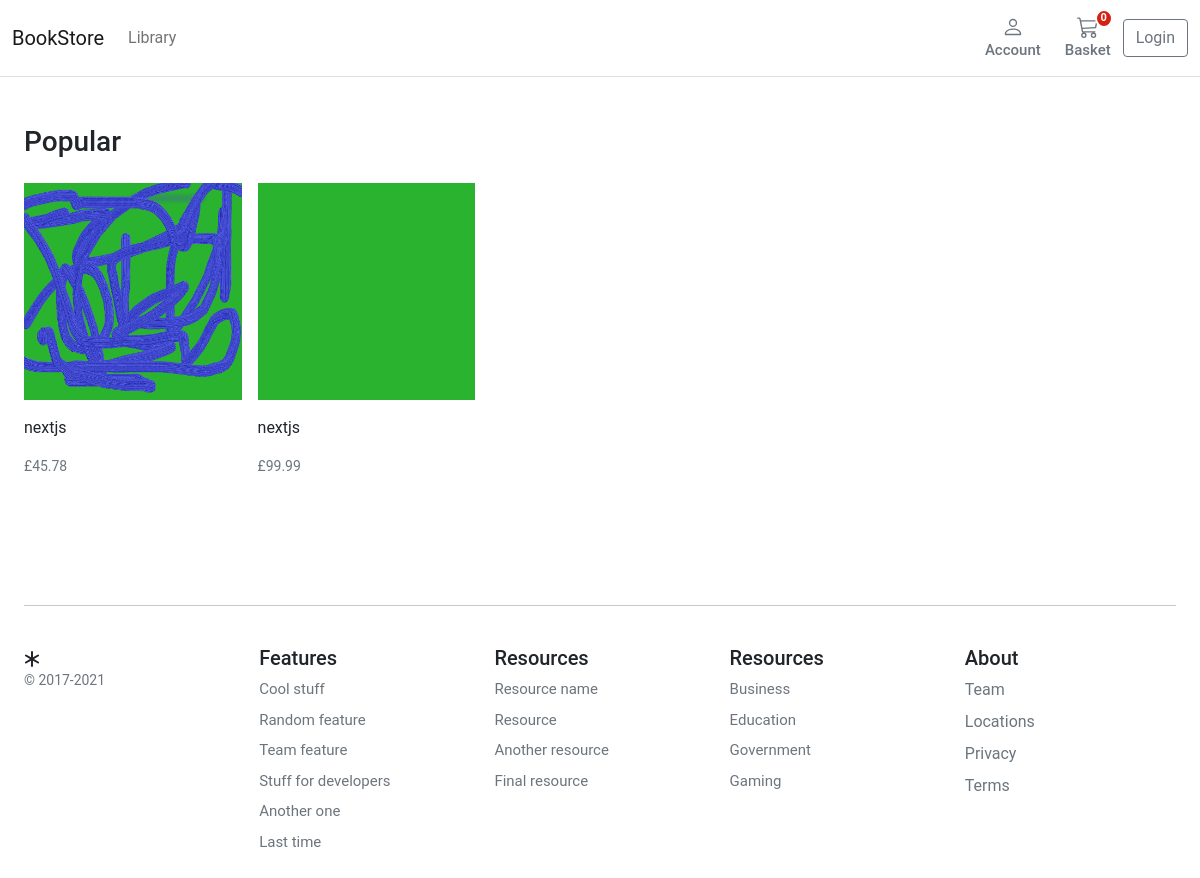
The page /shop/nextjs/ on the database as committed earlier.
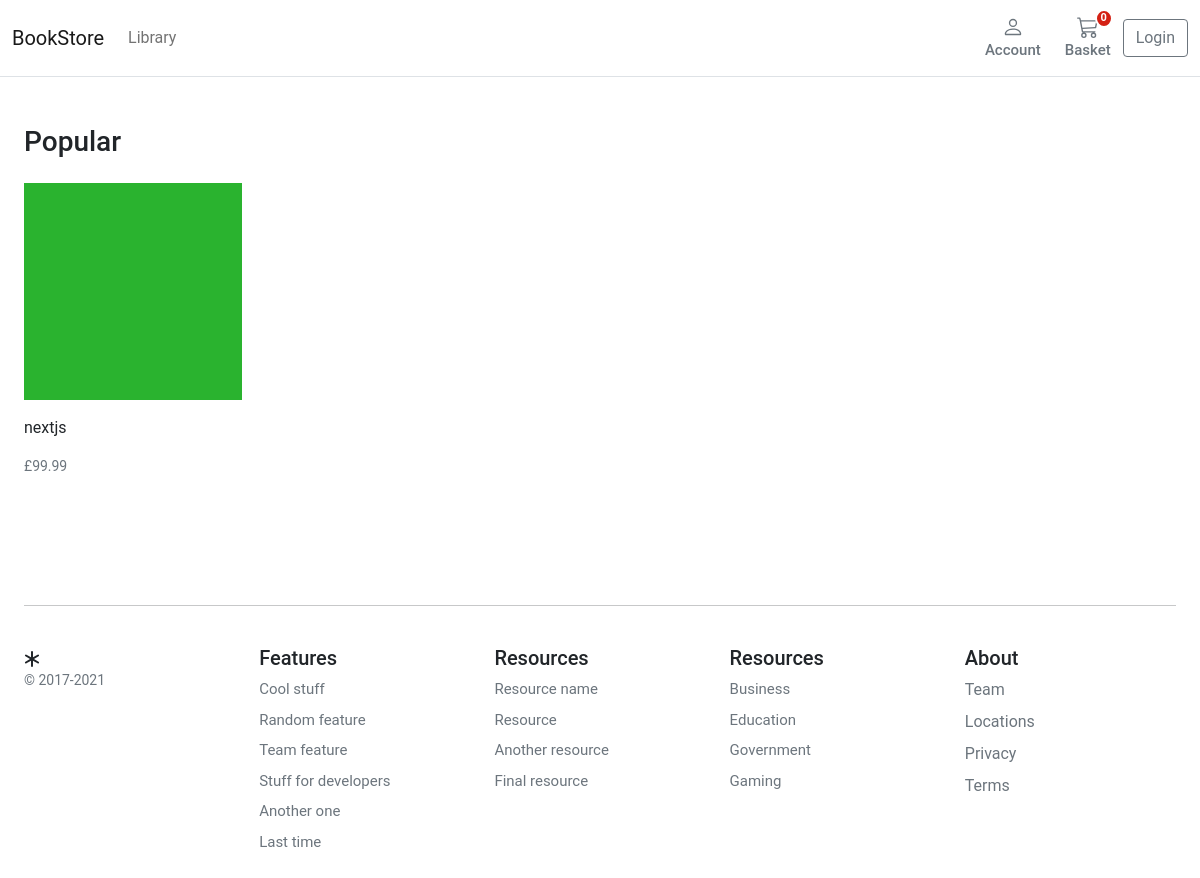
The same page on the database as committed later.
### store/models.py (models this page shows, shortened)
class Product(models.Model):
    category = models.ForeignKey(Category, related_name='product', on_delete=models.CASCADE)
    created_by = models.ForeignKey(settings.AUTH_USER_MODEL, on_delete=models.CASCADE, related_name='product_creator')
    title = models.CharField(max_length=255)
    author = models.CharField(max_length=255, default='admin')
    description = models.TextField(blank=True)
    image = models.ImageField(upload_to='images/', default='images/default.png')
    slug = models.SlugField(max_length=255)
    price = models.DecimalField(max_digits=4, decimal_places=2)
    in_stock = models.BooleanField(default=True)
    is_active = models.BooleanField(default=True)
    created = models.DateTimeField(auto_now_add=True)
    updated = models.DateTimeField(auto_now=True)
    objects = models.Manager()
    products = ProductManager()
    class Meta:
        verbose_name_plural = 'Products'
        ordering = ('-created',)
    def get_absolute_url(self):
        return reverse('store:product_detail', args=[self.slug])

### store/views.py (the view)
# urls.py: path('shop/<slug:category_slug>/', views.category_list, name='category_list'),
def category_list(request, category_slug=None):
    category = get_object_or_404(Category, slug=category_slug)
    products = Product.objects.filter(category=category)
    return render(request, 'store/products/category.html', {'category': category, 'products': products})

### basket/basket.py (called while the page is built)
    def __len__(self):
        return sum(item['qty'] for item in self.basket.values())

### basket/context_processors.py (called while the page is built)
def basket(request):
    return {'basket': Basket(request)}

### store/context_processors.py (called while the page is built)
def categories(request):
    return {
        'categories': Category.objects.all()
    }

### store/models.py (called while the page is built)
    def get_absolute_url(self):
        return reverse('store:category_list', args=[self.slug])

### templates/store/products/category.html (shortened to what this page needs)
{% extends "../base.html" %}
{% load static %}
{% block content %}
<main>
  <div class="container">
    <div class="row">
      <div class="album py-5">
        <div class="pb-3"><h1 class="h3">Popular</h1></div>
        <div class="row row-cols-1 row-cols-sm-2 row-cols-md-5 g-3">
          {% for product in products %}
          <div class="col">
            <div class="card border-0">
              <img class="img-fluid" alt="Responsive image" src="{{ product.image.url }}">
              <div class="card-body px-0">
                <p class="card-text">
                  <a class="text-dark text-decoration-none"
                    href="{{ product.get_absolute_url }}">{{ product.title }}</a>
                </p>
                <div class="d-flex justify-content-between align-items-center">
                  <small class="text-muted">£{{product.price}}</small>
                </div>
              </div>
            </div>
          </div>
          {% endfor %}
        </div>
      </div>
    </div>
  </div>
</main>
{% endblock %}

Rows that differ between the two databases and show on the page:
no longer on this page (row edited): Product: image (placeholder picture), title "nextjs", price "45.78"
